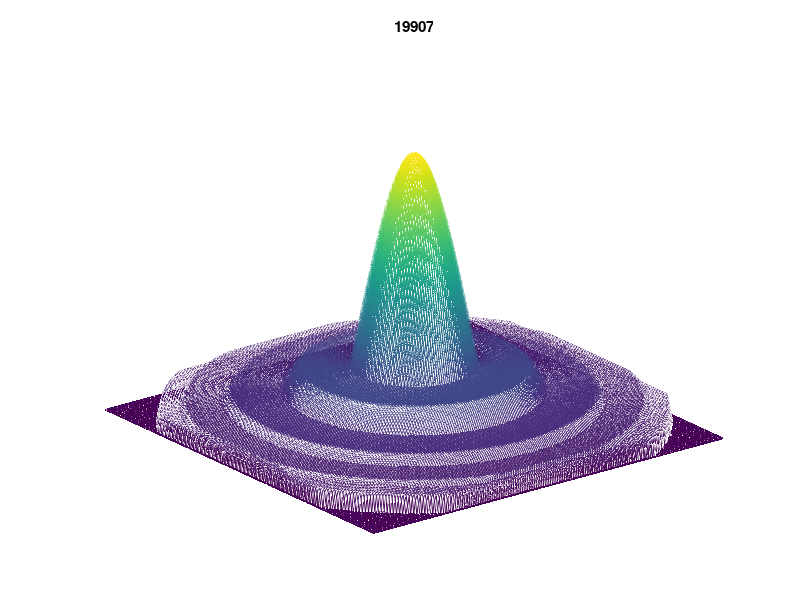

MATLAB code to generate this figure: (Note: this script raises an error after producing the figure.)
clear;
clc;
set(gcf,'color','w');
c = 343.2;
ft = 48000;
dH = 0.01;
NFIR = 256;
fStep = (ft/2)/(NFIR/2+1);

fLow = 200;
fHigh = 20000;

kTUH = floor(fLow/fStep);
kTOH = floor(fHigh/fStep);

f = fStep*(kTUH:kTOH);       % frequencies used to compute W
% Beamformer
N = 200;
n1 = -N/2:1:(N-2)/2;
n2 = n1;
[n1,n2] = meshgrid(n1,n2);
aux=sqrt(n1.^2+n2.^2);
d=dH;
thetaC = pi/8;
thetaC1 = pi/16;
W_2D = zeros(N, N,kTOH-kTUH+1);

dBmax = 40;

B_REF = zeros(100,120);
x = linspace(0,5,100);
t = linspace(0, pi/2, 100);
p = linspace(-pi, pi, 120);
%y=dBmax*sinc(x);
y =sin(pi*x)./(pi*x);
y(1) = 1;
B_REF(:,1) = abs(y);
for i=2:120
    B_REF(:,i) = B_REF(:,1);
end

% plot(B_REF(1:90,1))
% ylabel('gain');
% xlabel('elevation angle');
% axis tight
% set(gcf,'color','w');
%%
% 3D plot
B_REF = max(0,20*log10(B_REF+eps)+dBmax);
Xc = B_REF .* (sin(t')*cos(p));
Yc = B_REF .* (sin(t')*sin(p));
Zc = B_REF .* (cos(t')*ones(1,length(p)));

mesh(Xc,Yc,Zc,B_REF);
title('Expected Beam-pattern: dB');

alph = x(2)./t(2);
   
figure(1)
Sphere = ones(100,120);
B_REF = zeros(100,120);
%calculate the weight for broadband beamformer ============================
for k=kTUH:kTOH

    Rc = k*fStep*N*dH/c;
    boudary  = find(aux> Rc );
    temp = aux/Rc;    
    temp1 = alph*pi*asin(temp);
    temp2 = abs(sin(temp1)./(temp1));
    temp2(boudary)=0;
    Hd = (temp2);
    Hd(N/2+1,N/2+1)=1;

    % 3D plot
%     if k > kTOH -30    
%        
%         Sphere = ones(100,120)*Rc;
%         Line = Hd(101,101:101+floor(Rc));
%         B_REF(:,1) = interp1(1:floor(Rc)+1,Line,1:100);
%         for i=2:120
%             B_REF(:,i) = B_REF(:,1);
%         end
%         Xc = Sphere .* (sin(t')*cos(p));
%         Yc = Sphere .* (sin(t')*sin(p));
%         Zc = Sphere .* (cos(t')*ones(1,length(p)));
% 
%         mesh(Xc,Yc,Zc,B_REF,'FaceLighting','gouraud','LineWidth',0.1);
%         title('Spherical Coordinate at difference Radius');
%         alpha 0.01
%         hold on
%     end    
%    colormap(parula(64))
    mesh(Hd);
    hold on
    axis off
    title(k*fStep)

    h =fftshift(ifft2(rot90(fftshift(rot90(Hd,2)),2)));

    W_2D(:,:,k-kTUH+1) = h;

    pause(0.05);
end

W = ones(N*N,kTOH-kTUH+1);
for iMic=1:N
   for jMic=1:N
      W((iMic-1)*N+jMic,:) = (W_2D(iMic,jMic,:));
   end
end

%verify the beam pattern ==================================================

% Full array
mics_ref = zeros(N*N,2);
for yPos = 1: N
  for xPos = 1:N
      mics_ref(xPos + N*(yPos-1), 1) = (xPos)*dH-(N/2)*dH;   
      mics_ref(xPos + N*(yPos-1), 2) = (yPos)*dH-(N/2)*dH;
  end
end


%%%%%%%%%% plot beam response
Fsh = ft/2;                  % half of sampling frequency
Nh = NFIR/2+1;   
klow = round(fLow/Fsh*Nh);     % low index
kup = round(fHigh/Fsh*Nh);      % high index
fp = [2500 4000 8000 16000];
kf = round(fp/Fsh*Nh);
%fp = Fsh/Nh*kf;              % frequencies rounded to FFT grid
kf = kf-klow+1;              % index used in W matrix corresponding to fp 
pos = [0.045 0.045 0.45 0.45];
% for k = 1:length(fp)
%     figure('numbertitle','off','name','Fixed Array radiation pattern (dB)',...
%                   'Units','normal','Position',pos);
% 
%     %Plotting beam-pattern for 1st looking direction 
%     [R,t,p] = array_pattern_fft(mics_ref,W,fp(k),kf(k)); 
%     R = R/max(R(:));
% 
%     RdB = max(0,10*log10(R+eps)+dBmax);
%     %RdB = max(0,sqrt(R));
%     RB_90 = RdB(end,:);
%     BW  = find(RB_90 > dBmax -3 ); 
%     %polar(p,RdB(end,:)); 
% 
%     % 3D plot
%     Xc = RdB .* (sin(t')*cos(p));
%     Yc = RdB .* (sin(t')*sin(p));
%     Zc = RdB .* (cos(t')*ones(1,length(p)));
% 
%     mesh(Xc,Yc,Zc,RdB);
%        
%     pos(1) = pos(1) + 0.3;
%     
%     ght = title(sprintf('f = %3.2f Hz, unit dB',fp(k)));
%     colormap jet;
% end   

[goc, BS] = Directivity(mics_ref,W,f);
BS_dB = max(0,10*log10(BS+eps)+dBmax);
[Fxx,Fyy] = meshgrid(goc/pi*180,f);

figure('numbertitle','off','name','Fixed Array radiation pattern (dB)',...
                  'Units','normal','Position',[0.1 0.1 0.5 0.5]);
surf(Fxx,Fyy,sqrt(BS));
xlabel('elevator');
ylabel('frequency');
set(gcf,'color','w');
